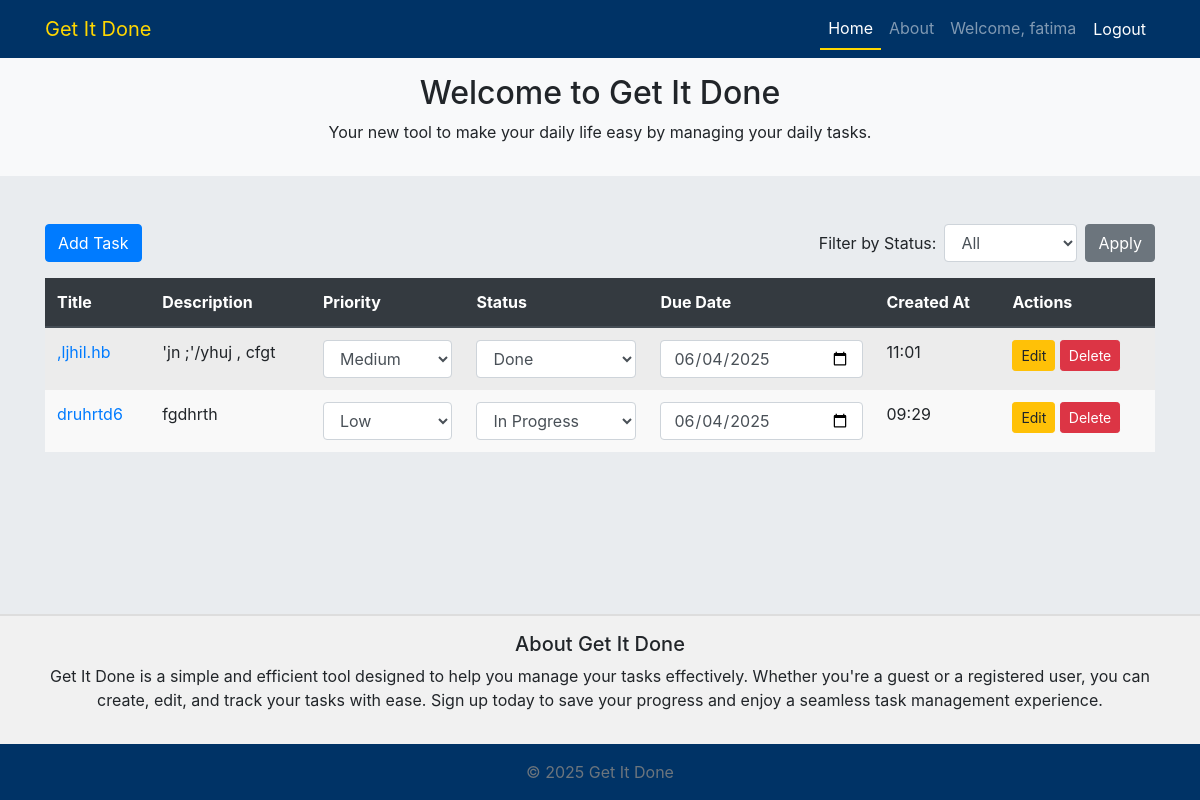
The app's page / (signed in), older data.
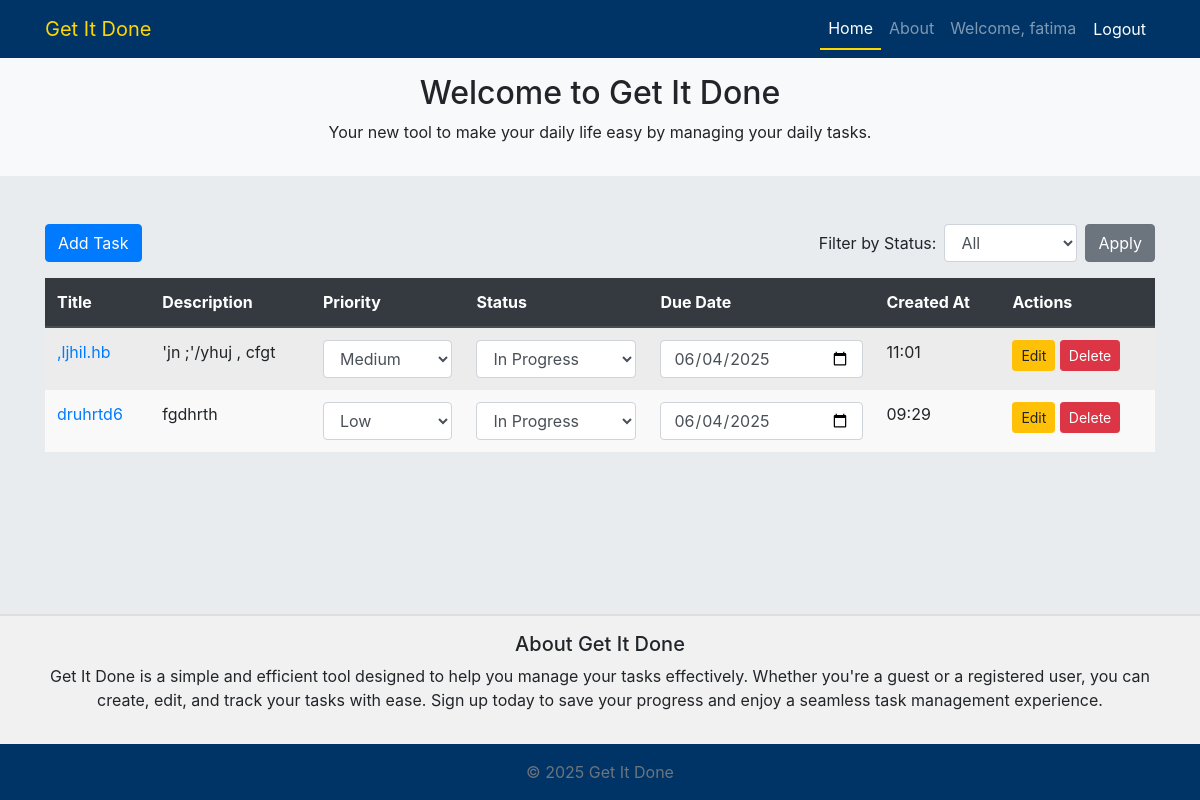
The same page, newer data.
### tasks/models.py (models this page shows, shortened)
class Task(models.Model):
    PRIORITY_CHOICES = [
        ('low', 'Low'),
        ('medium', 'Medium'),
        ('high', 'High'),
    ]
    STATUS_CHOICES = [
        ('not_started', 'Not Started'),
        ('in_progress', 'In Progress'),
        ('done', 'Done'),
    ]
    title = models.CharField(max_length=255)
    description = models.TextField()
    user = models.ForeignKey(User, on_delete=models.CASCADE, null=True, blank=True)
    priority = models.CharField(max_length=50, choices=PRIORITY_CHOICES)
    status = models.CharField(max_length=50, choices=STATUS_CHOICES)
    due_date = models.DateField()
    created_at = models.DateTimeField(auto_now_add=True)

### tasks/views.py (the view, shortened to what this page needs)
# urls.py: path('', views.home_view, name='home'),
def home_view(request):
    if request.user.is_authenticated:
        priority = request.GET.get('priority')
        status_filter = request.GET.get('status_filter')
        tasks = Task.objects.filter(user=request.user)
        if priority:
            tasks = tasks.filter(priority=priority)
        if status_filter:
            tasks = tasks.filter(status=status_filter)
        tasks = tasks.order_by('-priority', 'status')  # Order by priority in descending order and status
        guest_tasks = []
    return render(request, 'tasks/home.html', {'tasks': tasks, 'guest_tasks': guest_tasks})

### tasks/templates/tasks/home.html (shortened to what this page needs)
{% extends 'tasks/base.html' %}
{% block content %}
<div class="d-flex justify-content-between align-items-center mb-3">
    <a href="{% url 'create_task' %}" class="btn btn-primary">Add Task</a>
    <form method="get" action=".">
        <div class="form-inline">
            <label for="status_filter" class="mr-2">Filter by Status:</label>
            <select name="status_filter" id="status_filter" class="form-control mr-2">
                <option value="">All</option>
            </select>
            <button type="submit" class="btn btn-secondary">Apply</button>
        </div>
    </form>
</div>
<div class="table-responsive">
    <table class="table table-striped table-hover">
        <thead class="thead-dark">
            <tr>
                <th>Title</th>
                <th>Description</th>
                <th>Priority</th>
                <th>Status</th>
                <th>Due Date</th>
                <th>Created At</th>
                <th>Actions</th>
            </tr>
        </thead>
        <tbody>
            {% for task in tasks %}
            <tr class="{% if task.priority == 'high' %}priority-high-row{% elif task.priority == 'medium' %}priority-medium-row{% else %}priority-low-row{% endif %}">
                <td><a href="{% url 'edit_task' task.id %}">{{ task.title }}</a></td>
                <td>{{ task.description }}</td>
                <td>
                    <select class="form-control priority-select" data-task-id="{{ task.id }}" onchange="updatePriority(this)">
                        <option value="low" {% if task.priority == 'low' %}selected{% endif %} style="color: green;">Low</option>
                        <option value="medium" {% if task.priority == 'medium' %}selected{% endif %} style="color: yellow;">Medium</option>
                    </select>
                </td>
                <td>
                    <form method="post" action="{% url 'update_task' task.id %}" class="update-form">
                        <select name="status" class="form-control" onchange="submitForm(this)">
                            <option value="in_progress" {% if task.status == 'in_progress' %}selected{% endif %}>In Progress</option>
                            <option value="done" {% if task.status == 'done' %}selected{% endif %}>Done</option>
                        </select>
                    </form>
                </td>
                <td>
                    <input type="date" class="form-control due-date-input" data-task-id="{{ task.id }}" value="{{ task.due_date|date:'Y-m-d' }}">
                </td>
                <td>{{ task.created_at|time:"H:i" }}</td>
                <td>
                    <a href="{% url 'edit_task' task.id %}" class="btn btn-sm btn-warning">Edit</a>
                    <a href="{% url 'delete_task' task.id %}" class="btn btn-sm btn-danger delete-button" data-task-id="{{ task.id }}">Delete</a>
                </td>
            </tr>
            {% endfor %}
        </tbody>
    </table>
</div>
{% endblock %}

Row changes from the older to the newer data that the page shows:
changed Task ",ljhil.hb": status "Done" → "In Progress"
